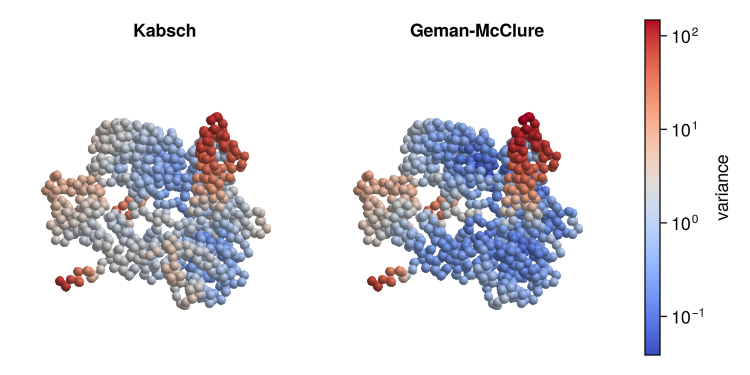

This chart was generated by the following Julia code:
@info "Starting PDB variances script."

using Revise
using BioStructures
using LinearAlgebra
using Random
using PointCloudRegistration
using GLMakie
using Statistics
using Distances

# We start with a collection of IDs from the Protein Data Base that identify
# certain DNA polymerase conformers, found by a 90 % sequence similarity search
# (base sequence has PDB ID 1ih7).
#
# (See PDB query in file query-for-1ih7-90percent-sim.json.)

@info "Loading PDB IDs..."

all_ids = split(read("1ih7-90percent-sim.txt", String), ",") .|> chomp

# We download the PDB files via `retrievepdb` from BioStructures.jl and take
# the longest chain of each of them.

@info "Loading PDB data..."

all_chains = map(all_ids) do id
    entry_id = chopsuffix(id, r"_.*")
    pdb_entry = retrievepdb(entry_id; dir = "data")
    the_chains = pdb_entry |> chains |> values
    argmax(countresidues, the_chains)
end

# To make our life simpler and avoid having to perform sequence alignments,
# we restrict ourselves to structures with exactly `residuecount` residues, or
# in other words, `residuecount` Cα-atoms.

@info "Extract chains..."

residuecount = 903
exact_seq_chains = filter(all_chains) do chain
    countatoms(chain, calphaselector) == residuecount
end

# For further analysis, we produce a point cloud of the Cα coordinates for each
# structure.

@info "Make point clouds..."

pointclouds = [
    PointCloud(coordarray(chain, calphaselector)) for chain in exact_seq_chains
]

# Next, we (arbitrarily) pick the first point cloud as the target for rigid
# registration.

target = pointclouds[1]

# We define the algorithms we want to compare...

algorithms = (
    kabsch = Kabsch(),
    gmc = GemanMcClureMM(),
)

# ... and then run the registration.

@info "Perform rigid registration..."

pointclouds_registered = map(algorithms) do algorithm
    [rigidly_registered(source, target, algorithm) for source in pointclouds]
end;

# We quantify the result of the registration by measuring the variance of each
# point across the whole registered ensemble.
# To highlight differences better, we compute the logarithm of the variance.

function varperpos(pcs)
    len = only(unique(length.(pcs)))
    map(1:len) do i
        m = mean(pc -> points(pc)[i], pcs)
        v = mean(pc -> sqeuclidean(points(pc)[i], m), pcs)
        # return log(v)
        return v
    end
end

# Finally, we produce the plot with the algorithms compared side by side.

@info "Creating figure..."

let
    fig = Figure(size = (600, 300))
    Label(fig[0, 1], "Kabsch"; tellwidth = false, font = :bold)
    Label(fig[0, 2], "Geman-McClure"; tellwidth = false, font = :bold)
    axs = (
        kabsch = Axis3(fig[1, 1]),
        gmc = Axis3(fig[1, 2]),
    )
    for ax in axs
        ax.aspect = :data
        ax.viewmode = :fit
        ax.protrusions = (0, 0, 0, 10)
        ax.alignmode = Outside(-50)
        ax.elevation = deg2rad(-15)
        ax.azimuth = deg2rad(-10)
        hidedecorations!(ax)
        hidespines!(ax)
    end
    vs = map(varperpos, pointclouds_registered)
    minv = minimum(minimum, vs)
    maxv = maximum(maximum, vs)
    colorrange = (minv, maxv)
    colormap = :coolwarm
    for k in keys(axs)
        plot!(
            axs[k],
            target;
            sizefactor = 2.0,
            color = vs[k],
            colorrange,
            colormap,
            colorscale = log10,
        )
    end
    Colorbar(
        fig[0:1, 3];
        colorrange,
        colormap,
        scale = log10,
        label = "variance"
    )
    fig
    save("pdb-variances.png", fig)
end

try
    @info "Trying to minimize figure..."
    run(`oxipng pdb-variances.png`)
catch e
    if e isa IOError
        @warn "`oxipng` probably not available, figure will not be minimized."
    end
end

@info "Done."
